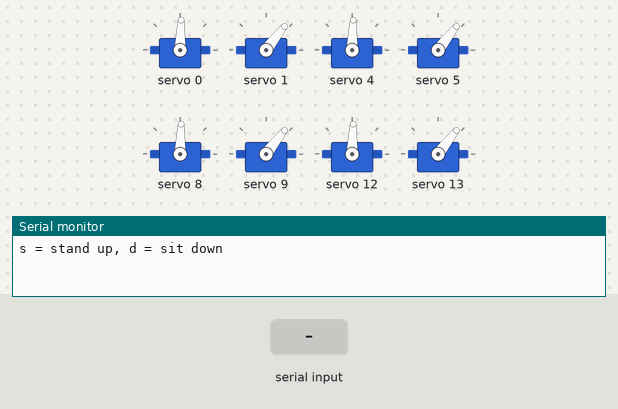
A sketch run on a simulated Arduino Uno, built with avr-gcc and run on an emulated ATmega328P. Shown: 8 × servo, the last lines printed to the serial monitor. The inputs (shaded band) are chosen by the test bench.

Above: at 2.4 s.
2.5 s: "s" received over Serial
At 3.21 s:
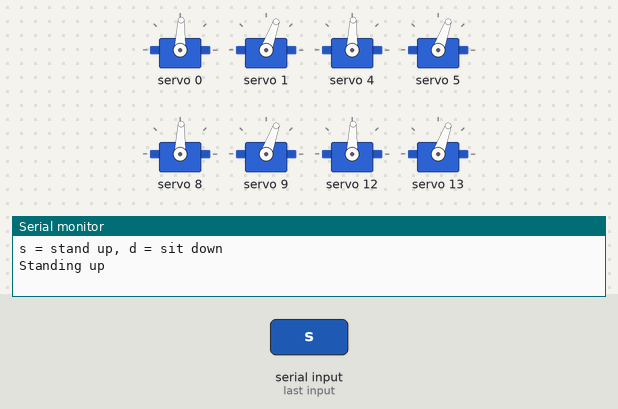
At 5.1 s:
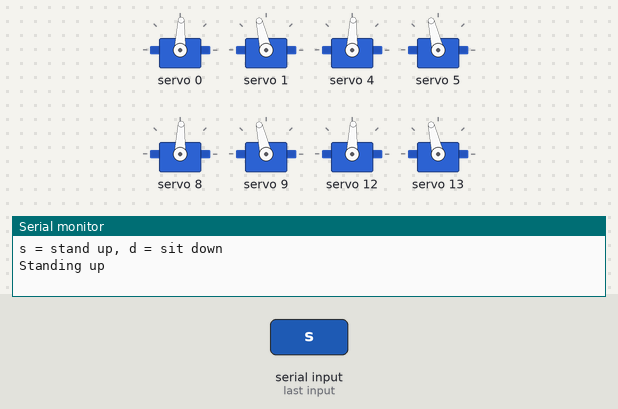
5.5 s: "d" received over Serial
At 6.02 s:
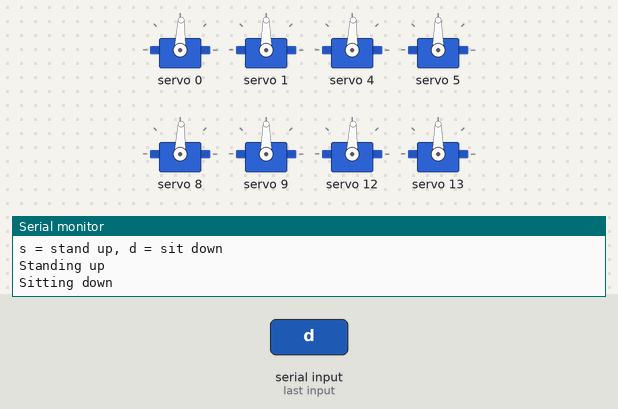
Timing chart, 0 to 8.9 s (numbered marks = the images above; inputs shaded):
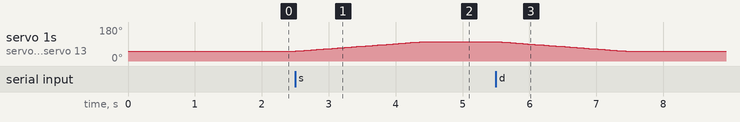

The sketch:

P7_stand_sit.ino
```cpp
// (licence header left out)
#include <Wire.h>
#include <Adafruit_PWMServoDriver.h>

Adafruit_PWMServoDriver pca = Adafruit_PWMServoDriver(0x40);

// Legs: 0 rear-left, 1 rear-right, 2 front-right, 3 front-left
const int HIP_CH[4]  = {0, 4, 8, 12};
const int LIFT_CH[4] = {1, 5, 9, 13};

// ---- PASTE YOUR CALIBRATION HERE (from P6) ----
int HIP_TRIM[4]  = {0, 0, 0, 0};
int LIFT_TRIM[4] = {0, 0, 0, 0};
int HIP_DIR[4]   = {-1, 1, 1, -1};
int LIFT_DIR[4]  = {-1, -1, -1, -1};
// -----------------------------------------------

const int LIMIT = 35;          // never more than 35 degrees from centre
const float STAND = -15;       // lift angle when standing (foot pushed down)
const float SIT = 35;          // lift angle when sitting (feet up, body on the floor)

float hipNow[4], liftNow[4];   // where every joint is now

void writeServo(int ch, float deg) {
  pca.writeMicroseconds(ch, 500 + deg * 10.56);
}

// Put one leg at a hip angle (+ = forward) and a lift angle (+ = foot up)
void setLeg(int leg, float hip, float lift) {
  hip = constrain(hip, -LIMIT, LIMIT);
  lift = constrain(lift, -LIMIT, LIMIT);
  writeServo(HIP_CH[leg], 90 + HIP_DIR[leg] * hip + HIP_TRIM[leg]);
  writeServo(LIFT_CH[leg], 90 + LIFT_DIR[leg] * lift + LIFT_TRIM[leg]);
  hipNow[leg] = hip;
  liftNow[leg] = lift;
}

// Move all 4 legs together to new angles, taking ms milliseconds
void moveLegs(float hip[4], float lift[4], int ms) {
  float hip0[4], lift0[4];
  for (int i = 0; i < 4; i++) { hip0[i] = hipNow[i]; lift0[i] = liftNow[i]; }
  int steps = max(1, ms / 20);
  for (int s = 1; s <= steps; s++) {
    float f = (float)s / steps;                     // 0 -> 1
    for (int i = 0; i < 4; i++)
      setLeg(i, hip0[i] + (hip[i] - hip0[i]) * f, lift0[i] + (lift[i] - lift0[i]) * f);
    delay(20);
  }
}

void standUp() {
  float hip[4]  = {0, 0, 0, 0};
  float lift[4] = {STAND, STAND, STAND, STAND};
  moveLegs(hip, lift, 1500);
}

void sitDown() {
  float hip[4]  = {0, 0, 0, 0};
  float lift[4] = {SIT, SIT, SIT, SIT};
  moveLegs(hip, lift, 1500);
}

void setup() {
  Serial.begin(115200);
  Wire.begin();
  pca.begin();
  pca.setOscillatorFrequency(27000000);
  pca.setPWMFreq(50);
  delay(10);
  for (int leg = 0; leg < 4; leg++) { setLeg(leg, 0, SIT); delay(300); }   // start sitting
  Serial.println("s = stand up, d = sit down");
}

void loop() {
  if (Serial.available() == 0) return;
  char c = Serial.read();
  if (c == 's') { Serial.println("Standing up"); standUp(); }
  if (c == 'd') { Serial.println("Sitting down"); sitDown(); }
}
```

Measured:
- after the input at 2.5 s, servo 1, servo 5, servo 9, servo 13: moves from 52° to 103° over 1.9 s, starting at once
- after the input at 5.5 s, servo 1, servo 5, servo 9, servo 13: moves from 103° to 52° over 1.9 s, starting at once
